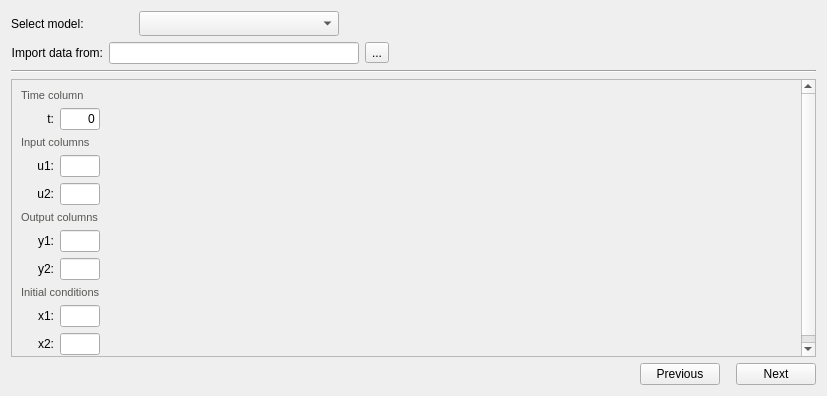
<?xml version="1.0" encoding="UTF-8"?>
<ui version="4.0">
 <class>model_selection</class>
 <widget class="QWidget" name="model_selection">
  <property name="geometry">
   <rect>
    <x>0</x>
    <y>0</y>
    <width>827</width>
    <height>396</height>
   </rect>
  </property>
  <property name="minimumSize">
   <size>
    <width>827</width>
    <height>396</height>
   </size>
  </property>
  <property name="windowTitle">
   <string>Form</string>
  </property>
  <layout class="QGridLayout" name="gridLayout">
   <item row="0" column="0">
    <layout class="QHBoxLayout" name="horizontalLayout_7">
     <item>
      <widget class="QLabel" name="label_5">
       <property name="minimumSize">
        <size>
         <width>122</width>
         <height>25</height>
        </size>
       </property>
       <property name="text">
        <string>Select model:</string>
       </property>
      </widget>
     </item>
     <item>
      <widget class="QComboBox" name="selected_model">
       <property name="minimumSize">
        <size>
         <width>200</width>
         <height>25</height>
        </size>
       </property>
       <item>
        <property name="text">
         <string/>
        </property>
       </item>
       <item>
        <property name="text">
         <string>Spring-Mass</string>
        </property>
       </item>
       <item>
        <property name="text">
         <string>Pendulum</string>
        </property>
       </item>
       <item>
        <property name="text">
         <string>Linearized Z-IM Load</string>
        </property>
       </item>
       <item>
        <property name="text">
         <string>DFIG</string>
        </property>
       </item>
      </widget>
     </item>
     <item>
      <spacer name="horizontalSpacer_5">
       <property name="orientation">
        <enum>Qt::Horizontal</enum>
       </property>
       <property name="sizeHint" stdset="0">
        <size>
         <width>40</width>
         <height>20</height>
        </size>
       </property>
      </spacer>
     </item>
    </layout>
   </item>
   <item row="1" column="0">
    <layout class="QHBoxLayout" name="horizontalLayout">
     <item>
      <widget class="QLabel" name="label">
       <property name="minimumSize">
        <size>
         <width>0</width>
         <height>0</height>
        </size>
       </property>
       <property name="layoutDirection">
        <enum>Qt::LeftToRight</enum>
       </property>
       <property name="text">
        <string>Import data from:</string>
       </property>
       <property name="alignment">
        <set>Qt::AlignRight|Qt::AlignTrailing|Qt::AlignVCenter</set>
       </property>
      </widget>
     </item>
     <item>
      <widget class="QLineEdit" name="path">
       <property name="sizePolicy">
        <sizepolicy hsizetype="Expanding" vsizetype="Fixed">
         <horstretch>0</horstretch>
         <verstretch>0</verstretch>
        </sizepolicy>
       </property>
       <property name="maximumSize">
        <size>
         <width>250</width>
         <height>16777215</height>
        </size>
       </property>
       <property name="readOnly">
        <bool>true</bool>
       </property>
      </widget>
     </item>
     <item>
      <widget class="QToolButton" name="find_path">
       <property name="text">
        <string>...</string>
       </property>
      </widget>
     </item>
     <item>
      <spacer name="horizontalSpacer_3">
       <property name="orientation">
        <enum>Qt::Horizontal</enum>
       </property>
       <property name="sizeHint" stdset="0">
        <size>
         <width>40</width>
         <height>20</height>
        </size>
       </property>
      </spacer>
     </item>
    </layout>
   </item>
   <item row="2" column="0">
    <widget class="Line" name="line">
     <property name="sizePolicy">
      <sizepolicy hsizetype="Expanding" vsizetype="Fixed">
       <horstretch>0</horstretch>
       <verstretch>0</verstretch>
      </sizepolicy>
     </property>
     <property name="orientation">
      <enum>Qt::Horizontal</enum>
     </property>
    </widget>
   </item>
   <item row="4" column="0">
    <layout class="QHBoxLayout" name="horizontalLayout_2">
     <item>
      <spacer name="horizontalSpacer_2">
       <property name="orientation">
        <enum>Qt::Horizontal</enum>
       </property>
       <property name="sizeHint" stdset="0">
        <size>
         <width>40</width>
         <height>20</height>
        </size>
       </property>
      </spacer>
     </item>
     <item>
      <widget class="QPushButton" name="previous">
       <property name="text">
        <string>Previous</string>
       </property>
      </widget>
     </item>
     <item>
      <spacer name="horizontalSpacer">
       <property name="orientation">
        <enum>Qt::Horizontal</enum>
       </property>
       <property name="sizeType">
        <enum>QSizePolicy::Fixed</enum>
       </property>
       <property name="sizeHint" stdset="0">
        <size>
         <width>10</width>
         <height>20</height>
        </size>
       </property>
      </spacer>
     </item>
     <item>
      <widget class="QPushButton" name="next">
       <property name="text">
        <string>Next</string>
       </property>
      </widget>
     </item>
    </layout>
   </item>
   <item row="3" column="0">
    <widget class="QScrollArea" name="scrollArea">
     <property name="widgetResizable">
      <bool>true</bool>
     </property>
     <widget class="QWidget" name="scrollAreaWidgetContents">
      <property name="geometry">
       <rect>
        <x>0</x>
        <y>0</y>
        <width>793</width>
        <height>547</height>
       </rect>
      </property>
      <layout class="QGridLayout" name="gridLayout_2">
       <item row="0" column="0">
        <layout class="QVBoxLayout" name="verticalLayout_4">
         <item>
          <layout class="QVBoxLayout" name="verticalLayout">
           <item>
            <widget class="QLabel" name="label_8">
             <property name="text">
              <string>&lt;html&gt;&lt;head/&gt;&lt;body&gt;&lt;p&gt;&lt;span style=&quot; font-size:8pt; color:#555753;&quot;&gt;Time column&lt;/span&gt;&lt;/p&gt;&lt;/body&gt;&lt;/html&gt;</string>
             </property>
            </widget>
           </item>
           <item>
            <layout class="QHBoxLayout" name="horizontalLayout_5">
             <item>
              <widget class="QLabel" name="label_2">
               <property name="sizePolicy">
                <sizepolicy hsizetype="Fixed" vsizetype="Preferred">
                 <horstretch>0</horstretch>
                 <verstretch>0</verstretch>
                </sizepolicy>
               </property>
               <property name="maximumSize">
                <size>
                 <width>40</width>
                 <height>16777215</height>
                </size>
               </property>
               <property name="text">
                <string>t:</string>
               </property>
               <property name="alignment">
                <set>Qt::AlignRight|Qt::AlignTrailing|Qt::AlignVCenter</set>
               </property>
              </widget>
             </item>
             <item>
              <widget class="QLineEdit" name="time_col">
               <property name="sizePolicy">
                <sizepolicy hsizetype="Fixed" vsizetype="Fixed">
                 <horstretch>0</horstretch>
                 <verstretch>0</verstretch>
                </sizepolicy>
               </property>
               <property name="maximumSize">
                <size>
                 <width>40</width>
                 <height>16777215</height>
                </size>
               </property>
               <property name="text">
                <string>0</string>
               </property>
               <property name="alignment">
                <set>Qt::AlignRight|Qt::AlignTrailing|Qt::AlignVCenter</set>
               </property>
               <property name="readOnly">
                <bool>true</bool>
               </property>
              </widget>
             </item>
            </layout>
           </item>
          </layout>
         </item>
         <item>
          <layout class="QVBoxLayout" name="verticalLayout_3">
           <item>
            <widget class="QLabel" name="label_9">
             <property name="text">
              <string>&lt;html&gt;&lt;head/&gt;&lt;body&gt;&lt;p&gt;&lt;span style=&quot; font-size:8pt; color:#555753;&quot;&gt;Input columns&lt;/span&gt;&lt;/p&gt;&lt;/body&gt;&lt;/html&gt;</string>
             </property>
            </widget>
           </item>
           <item>
            <layout class="QVBoxLayout" name="verticalLayout_2">
             <item>
              <layout class="QHBoxLayout" name="horizontalLayout_4">
               <item>
                <widget class="QLabel" name="label_3">
                 <property name="sizePolicy">
                  <sizepolicy hsizetype="Fixed" vsizetype="Preferred">
                   <horstretch>0</horstretch>
                   <verstretch>0</verstretch>
                  </sizepolicy>
                 </property>
                 <property name="maximumSize">
                  <size>
                   <width>40</width>
                   <height>16777215</height>
                  </size>
                 </property>
                 <property name="text">
                  <string>u1:</string>
                 </property>
                 <property name="alignment">
                  <set>Qt::AlignRight|Qt::AlignTrailing|Qt::AlignVCenter</set>
                 </property>
                </widget>
               </item>
               <item>
                <widget class="QLineEdit" name="input_col">
                 <property name="sizePolicy">
                  <sizepolicy hsizetype="Fixed" vsizetype="Fixed">
                   <horstretch>0</horstretch>
                   <verstretch>0</verstretch>
                  </sizepolicy>
                 </property>
                 <property name="maximumSize">
                  <size>
                   <width>40</width>
                   <height>16777215</height>
                  </size>
                 </property>
                 <property name="alignment">
                  <set>Qt::AlignRight|Qt::AlignTrailing|Qt::AlignVCenter</set>
                 </property>
                </widget>
               </item>
              </layout>
             </item>
             <item>
              <layout class="QHBoxLayout" name="horizontalLayout_3">
               <item>
                <widget class="QLabel" name="label_4">
                 <property name="sizePolicy">
                  <sizepolicy hsizetype="Fixed" vsizetype="Preferred">
                   <horstretch>0</horstretch>
                   <verstretch>0</verstretch>
                  </sizepolicy>
                 </property>
                 <property name="maximumSize">
                  <size>
                   <width>40</width>
                   <height>16777215</height>
                  </size>
                 </property>
                 <property name="text">
                  <string>u2:</string>
                 </property>
                 <property name="alignment">
                  <set>Qt::AlignRight|Qt::AlignTrailing|Qt::AlignVCenter</set>
                 </property>
                </widget>
               </item>
               <item>
                <widget class="QLineEdit" name="output_col">
                 <property name="sizePolicy">
                  <sizepolicy hsizetype="Fixed" vsizetype="Fixed">
                   <horstretch>0</horstretch>
                   <verstretch>0</verstretch>
                  </sizepolicy>
                 </property>
                 <property name="maximumSize">
                  <size>
                   <width>40</width>
                   <height>16777215</height>
                  </size>
                 </property>
                 <property name="alignment">
                  <set>Qt::AlignRight|Qt::AlignTrailing|Qt::AlignVCenter</set>
                 </property>
                </widget>
               </item>
              </layout>
             </item>
            </layout>
           </item>
          </layout>
         </item>
         <item>
          <layout class="QVBoxLayout" name="verticalLayout_5">
           <item>
            <widget class="QLabel" name="label_10">
             <property name="text">
              <string>&lt;html&gt;&lt;head/&gt;&lt;body&gt;&lt;p&gt;&lt;span style=&quot; font-size:8pt; color:#555753;&quot;&gt;Output columns&lt;/span&gt;&lt;/p&gt;&lt;/body&gt;&lt;/html&gt;</string>
             </property>
            </widget>
           </item>
           <item>
            <layout class="QVBoxLayout" name="verticalLayout_6">
             <item>
              <layout class="QHBoxLayout" name="horizontalLayout_6">
               <item>
                <widget class="QLabel" name="label_7">
                 <property name="sizePolicy">
                  <sizepolicy hsizetype="Fixed" vsizetype="Preferred">
                   <horstretch>0</horstretch>
                   <verstretch>0</verstretch>
                  </sizepolicy>
                 </property>
                 <property name="maximumSize">
                  <size>
                   <width>40</width>
                   <height>16777215</height>
                  </size>
                 </property>
                 <property name="text">
                  <string>y1:</string>
                 </property>
                 <property name="alignment">
                  <set>Qt::AlignRight|Qt::AlignTrailing|Qt::AlignVCenter</set>
                 </property>
                </widget>
               </item>
               <item>
                <widget class="QLineEdit" name="input_col_2">
                 <property name="sizePolicy">
                  <sizepolicy hsizetype="Fixed" vsizetype="Fixed">
                   <horstretch>0</horstretch>
                   <verstretch>0</verstretch>
                  </sizepolicy>
                 </property>
                 <property name="maximumSize">
                  <size>
                   <width>40</width>
                   <height>16777215</height>
                  </size>
                 </property>
                 <property name="alignment">
                  <set>Qt::AlignRight|Qt::AlignTrailing|Qt::AlignVCenter</set>
                 </property>
                </widget>
               </item>
              </layout>
             </item>
             <item>
              <layout class="QHBoxLayout" name="horizontalLayout_8">
               <item>
                <widget class="QLabel" name="label_11">
                 <property name="sizePolicy">
                  <sizepolicy hsizetype="Fixed" vsizetype="Preferred">
                   <horstretch>0</horstretch>
                   <verstretch>0</verstretch>
                  </sizepolicy>
                 </property>
                 <property name="maximumSize">
                  <size>
                   <width>40</width>
                   <height>16777215</height>
                  </size>
                 </property>
                 <property name="text">
                  <string>y2:</string>
                 </property>
                 <property name="alignment">
                  <set>Qt::AlignRight|Qt::AlignTrailing|Qt::AlignVCenter</set>
                 </property>
                </widget>
               </item>
               <item>
                <widget class="QLineEdit" name="output_col_2">
                 <property name="sizePolicy">
                  <sizepolicy hsizetype="Fixed" vsizetype="Fixed">
                   <horstretch>0</horstretch>
                   <verstretch>0</verstretch>
                  </sizepolicy>
                 </property>
                 <property name="maximumSize">
                  <size>
                   <width>40</width>
                   <height>16777215</height>
                  </size>
                 </property>
                 <property name="alignment">
                  <set>Qt::AlignRight|Qt::AlignTrailing|Qt::AlignVCenter</set>
                 </property>
                </widget>
               </item>
              </layout>
             </item>
            </layout>
           </item>
          </layout>
         </item>
         <item>
          <layout class="QVBoxLayout" name="verticalLayout_7">
           <item>
            <widget class="QLabel" name="label_12">
             <property name="text">
              <string>&lt;html&gt;&lt;head/&gt;&lt;body&gt;&lt;p&gt;&lt;span style=&quot; font-size:8pt; color:#555753;&quot;&gt;Initial conditions&lt;/span&gt;&lt;/p&gt;&lt;/body&gt;&lt;/html&gt;</string>
             </property>
            </widget>
           </item>
           <item>
            <layout class="QVBoxLayout" name="verticalLayout_8">
             <item>
              <layout class="QHBoxLayout" name="horizontalLayout_9">
               <item>
                <widget class="QLabel" name="label_13">
                 <property name="sizePolicy">
                  <sizepolicy hsizetype="Fixed" vsizetype="Preferred">
                   <horstretch>0</horstretch>
                   <verstretch>0</verstretch>
                  </sizepolicy>
                 </property>
                 <property name="maximumSize">
                  <size>
                   <width>40</width>
                   <height>16777215</height>
                  </size>
                 </property>
                 <property name="text">
                  <string>x1:</string>
                 </property>
                 <property name="alignment">
                  <set>Qt::AlignRight|Qt::AlignTrailing|Qt::AlignVCenter</set>
                 </property>
                </widget>
               </item>
               <item>
                <widget class="QLineEdit" name="input_col_3">
                 <property name="sizePolicy">
                  <sizepolicy hsizetype="Fixed" vsizetype="Fixed">
                   <horstretch>0</horstretch>
                   <verstretch>0</verstretch>
                  </sizepolicy>
                 </property>
                 <property name="maximumSize">
                  <size>
                   <width>40</width>
                   <height>16777215</height>
                  </size>
                 </property>
                 <property name="alignment">
                  <set>Qt::AlignRight|Qt::AlignTrailing|Qt::AlignVCenter</set>
                 </property>
                </widget>
               </item>
              </layout>
             </item>
             <item>
              <layout class="QHBoxLayout" name="horizontalLayout_10">
               <item>
                <widget class="QLabel" name="label_14">
                 <property name="sizePolicy">
                  <sizepolicy hsizetype="Fixed" vsizetype="Preferred">
                   <horstretch>0</horstretch>
                   <verstretch>0</verstretch>
                  </sizepolicy>
                 </property>
                 <property name="maximumSize">
                  <size>
                   <width>40</width>
                   <height>16777215</height>
                  </size>
                 </property>
                 <property name="text">
                  <string>x2:</string>
                 </property>
                 <property name="alignment">
                  <set>Qt::AlignRight|Qt::AlignTrailing|Qt::AlignVCenter</set>
                 </property>
                </widget>
               </item>
               <item>
                <widget class="QLineEdit" name="output_col_3">
                 <property name="sizePolicy">
                  <sizepolicy hsizetype="Fixed" vsizetype="Fixed">
                   <horstretch>0</horstretch>
                   <verstretch>0</verstretch>
                  </sizepolicy>
                 </property>
                 <property name="maximumSize">
                  <size>
                   <width>40</width>
                   <height>16777215</height>
                  </size>
                 </property>
                 <property name="alignment">
                  <set>Qt::AlignRight|Qt::AlignTrailing|Qt::AlignVCenter</set>
                 </property>
                </widget>
               </item>
              </layout>
             </item>
            </layout>
           </item>
          </layout>
         </item>
         <item>
          <spacer name="verticalSpacer">
           <property name="orientation">
            <enum>Qt::Vertical</enum>
           </property>
           <property name="sizeHint" stdset="0">
            <size>
             <width>20</width>
             <height>40</height>
            </size>
           </property>
          </spacer>
         </item>
        </layout>
       </item>
       <item row="0" column="1">
        <spacer name="horizontalSpacer_4">
         <property name="orientation">
          <enum>Qt::Horizontal</enum>
         </property>
         <property name="sizeType">
          <enum>QSizePolicy::Fixed</enum>
         </property>
         <property name="sizeHint" stdset="0">
          <size>
           <width>80</width>
           <height>20</height>
          </size>
         </property>
        </spacer>
       </item>
       <item row="0" column="2">
        <widget class="QLabel" name="lbl_info">
         <property name="sizePolicy">
          <sizepolicy hsizetype="Expanding" vsizetype="Expanding">
           <horstretch>0</horstretch>
           <verstretch>0</verstretch>
          </sizepolicy>
         </property>
         <property name="minimumSize">
          <size>
           <width>500</width>
           <height>0</height>
          </size>
         </property>
         <property name="text">
          <string/>
         </property>
         <property name="alignment">
          <set>Qt::AlignJustify|Qt::AlignTop</set>
         </property>
         <property name="wordWrap">
          <bool>true</bool>
         </property>
         <property name="openExternalLinks">
          <bool>true</bool>
         </property>
        </widget>
       </item>
      </layout>
     </widget>
    </widget>
   </item>
  </layout>
 </widget>
 <resources/>
 <connections/>
</ui>
